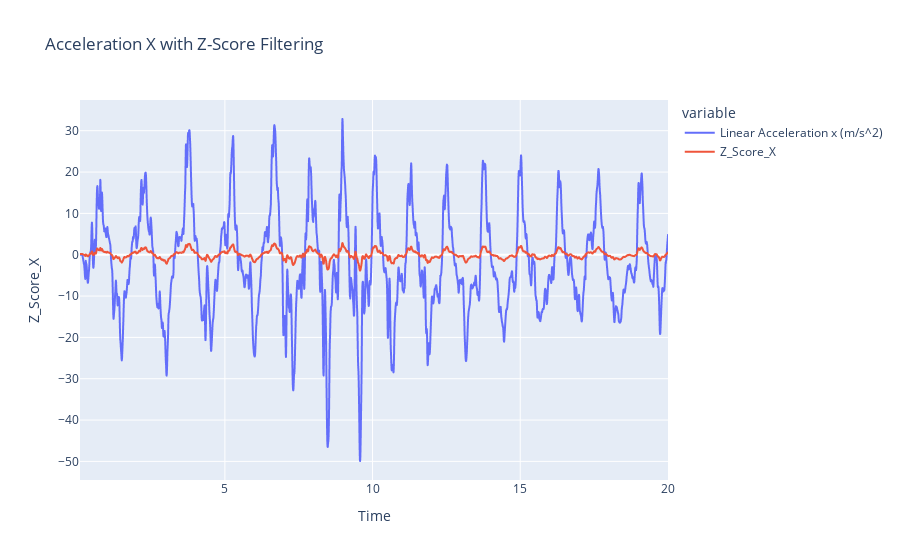
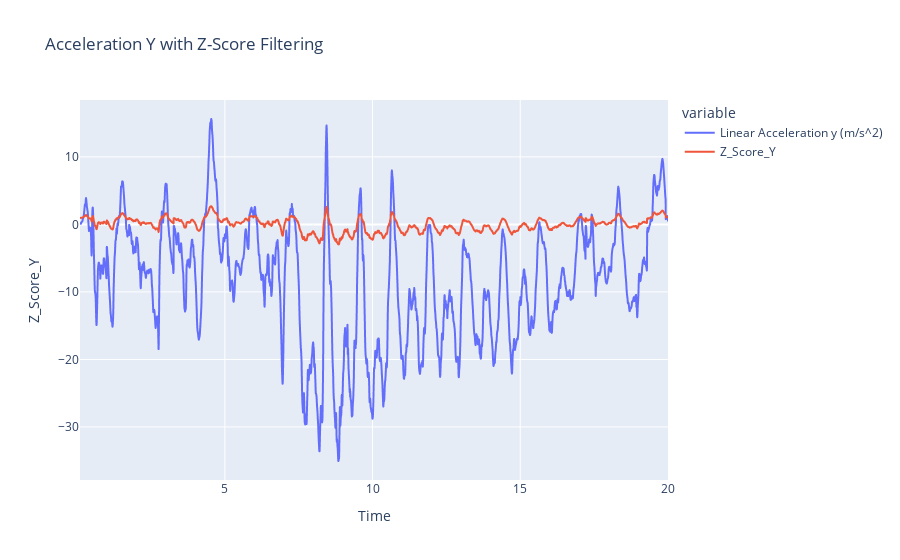
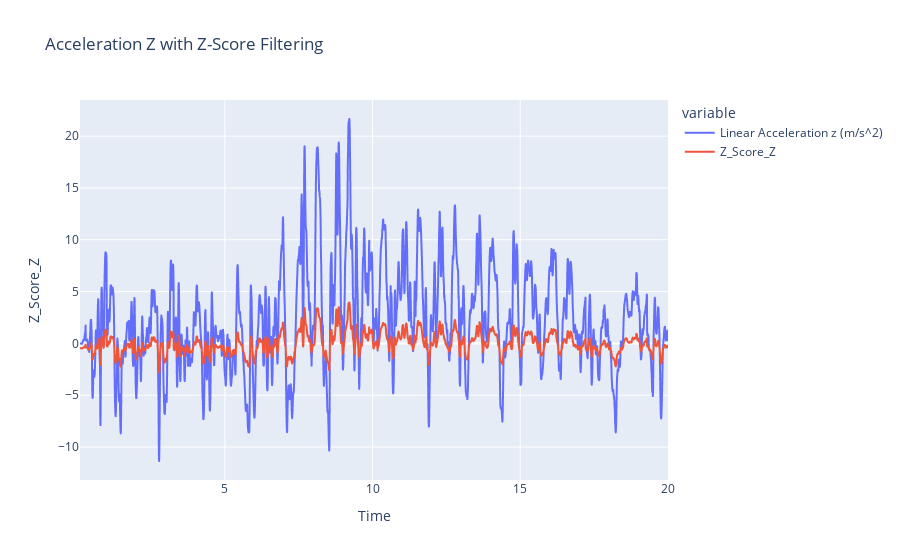

Write notebook code for charts like these, in order.
### Markdown cell above
# Ausreißer Bereinigung
Hier wollen wir nun die möglichen Ausreißer bereinigen:

### Code cell
# Berechnung der Z-Scores für jede Spalte (X, Y, Z)
filtered_dataframe['Z_Score_X'] = stats.zscore(filtered_dataframe['Linear Acceleration x (m/s^2)'])
filtered_dataframe['Z_Score_Y'] = stats.zscore(filtered_dataframe['Linear Acceleration y (m/s^2)'])
filtered_dataframe['Z_Score_Z'] = stats.zscore(filtered_dataframe['Linear Acceleration z (m/s^2)'])

# Festlegen eines Schwellenwerts für Z-Scores, ab dem ein Punkt als Ausreißer betrachtet wird
z_score_threshold = 4  

# Filtern der Ausreißer aus dem filterd_dataframe (nur wenn alle drei Achsen unterhalb des Threshold liegen sind Daten ok)
filtered_dataframe = filtered_dataframe[(abs(filtered_dataframe['Z_Score_X']) <= z_score_threshold) &
                     (abs(filtered_dataframe['Z_Score_Y']) <= z_score_threshold) &
                     (abs(filtered_dataframe['Z_Score_Z']) <= z_score_threshold)]



# Jetzt enthält 'filtered_dataframe' nur noch die Datenpunkte, die nicht als Ausreißer betrachtet werden.
print(dataframe.shape)
print(filtered_dataframe.shape)

#Plotting
plot_filter(filtered_dataframe, 'Linear Acceleration x (m/s^2)', 'Z_Score_X', 'Acceleration X with Z-Score Filtering')
plot_filter(filtered_dataframe, 'Linear Acceleration y (m/s^2)', 'Z_Score_Y', 'Acceleration Y with Z-Score Filtering')
plot_filter(filtered_dataframe, 'Linear Acceleration z (m/s^2)', 'Z_Score_Z', 'Acceleration Z with Z-Score Filtering')

### Figure 1 — Plotly figure (JSON) as saved in the notebook; plotly's stock layout.template omitted (floating-point values rounded to 4 significant figures; data arrays with more than 128 entries replaced by an {"elided": "..."} marker saying what was removed)
{"data": [{"hovertemplate": "variable=Linear Acceleration x (m/s^2)<br>Time (s)=%{x}<br>value=%{y}<extra></extra>", "legendgroup": "Linear Acceleration x (m/s^2)", "line": {"color": "#636efa", "dash": "solid"}, "marker": {"symbol": "circle"}, "mode": "lines", "name": "Linear Acceleration x (m/s^2)", "showlegend": true, "type": "scattergl", "x": {"elided": "3993 float values"}, "xaxis": "x", "y": {"elided": "3993 float values"}, "yaxis": "y"}, {"hovertemplate": "variable=Z_Score_X<br>Time (s)=%{x}<br>value=%{y}<extra></extra>", "legendgroup": "Z_Score_X", "line": {"color": "#EF553B", "dash": "solid"}, "marker": {"symbol": "circle"}, "mode": "lines", "name": "Z_Score_X", "showlegend": true, "type": "scattergl", "x": {"elided": "3993 float values"}, "xaxis": "x", "y": {"elided": "3993 float values"}, "yaxis": "y"}], "layout": {"legend": {"title": {"text": "variable"}, "tracegroupgap": 0}, "title": {"text": "Acceleration X with Z-Score Filtering"}, "xaxis": {"anchor": "y", "domain": [0, 1], "title": {"text": "Time"}}, "yaxis": {"anchor": "x", "domain": [0, 1], "title": {"text": "Z_Score_X"}}}}

### Figure 2 — Plotly figure (JSON) as saved in the notebook; plotly's stock layout.template omitted (floating-point values rounded to 4 significant figures; data arrays with more than 128 entries replaced by an {"elided": "..."} marker saying what was removed)
{"data": [{"hovertemplate": "variable=Linear Acceleration y (m/s^2)<br>Time (s)=%{x}<br>value=%{y}<extra></extra>", "legendgroup": "Linear Acceleration y (m/s^2)", "line": {"color": "#636efa", "dash": "solid"}, "marker": {"symbol": "circle"}, "mode": "lines", "name": "Linear Acceleration y (m/s^2)", "showlegend": true, "type": "scattergl", "x": {"elided": "3993 float values"}, "xaxis": "x", "y": {"elided": "3993 float values"}, "yaxis": "y"}, {"hovertemplate": "variable=Z_Score_Y<br>Time (s)=%{x}<br>value=%{y}<extra></extra>", "legendgroup": "Z_Score_Y", "line": {"color": "#EF553B", "dash": "solid"}, "marker": {"symbol": "circle"}, "mode": "lines", "name": "Z_Score_Y", "showlegend": true, "type": "scattergl", "x": {"elided": "3993 float values"}, "xaxis": "x", "y": {"elided": "3993 float values"}, "yaxis": "y"}], "layout": {"legend": {"title": {"text": "variable"}, "tracegroupgap": 0}, "title": {"text": "Acceleration Y with Z-Score Filtering"}, "xaxis": {"anchor": "y", "domain": [0, 1], "title": {"text": "Time"}}, "yaxis": {"anchor": "x", "domain": [0, 1], "title": {"text": "Z_Score_Y"}}}}

### Figure 3 — Plotly figure (JSON) as saved in the notebook; plotly's stock layout.template omitted (floating-point values rounded to 4 significant figures; data arrays with more than 128 entries replaced by an {"elided": "..."} marker saying what was removed)
{"data": [{"hovertemplate": "variable=Linear Acceleration z (m/s^2)<br>Time (s)=%{x}<br>value=%{y}<extra></extra>", "legendgroup": "Linear Acceleration z (m/s^2)", "line": {"color": "#636efa", "dash": "solid"}, "marker": {"symbol": "circle"}, "mode": "lines", "name": "Linear Acceleration z (m/s^2)", "showlegend": true, "type": "scattergl", "x": {"elided": "3993 float values"}, "xaxis": "x", "y": {"elided": "3993 float values"}, "yaxis": "y"}, {"hovertemplate": "variable=Z_Score_Z<br>Time (s)=%{x}<br>value=%{y}<extra></extra>", "legendgroup": "Z_Score_Z", "line": {"color": "#EF553B", "dash": "solid"}, "marker": {"symbol": "circle"}, "mode": "lines", "name": "Z_Score_Z", "showlegend": true, "type": "scattergl", "x": {"elided": "3993 float values"}, "xaxis": "x", "y": {"elided": "3993 float values"}, "yaxis": "y"}], "layout": {"legend": {"title": {"text": "variable"}, "tracegroupgap": 0}, "title": {"text": "Acceleration Z with Z-Score Filtering"}, "xaxis": {"anchor": "y", "domain": [0, 1], "title": {"text": "Time"}}, "yaxis": {"anchor": "x", "domain": [0, 1], "title": {"text": "Z_Score_Z"}}}}
